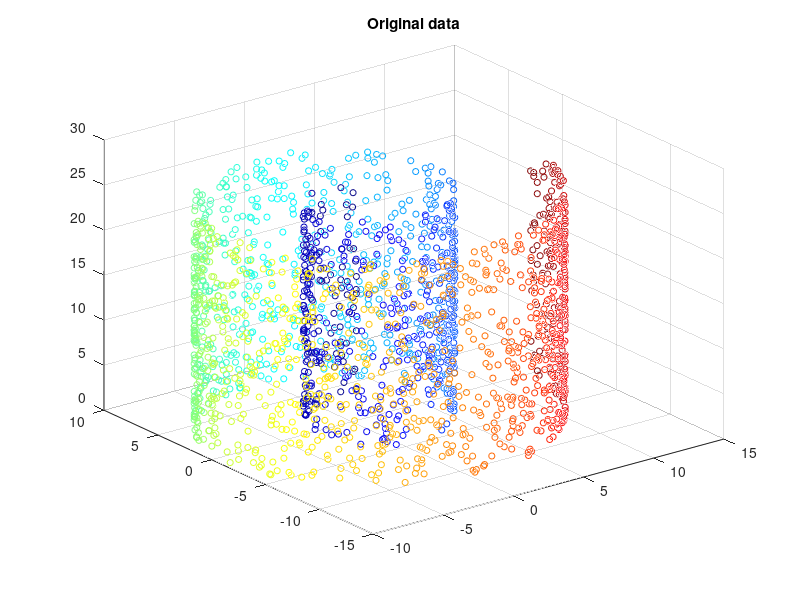
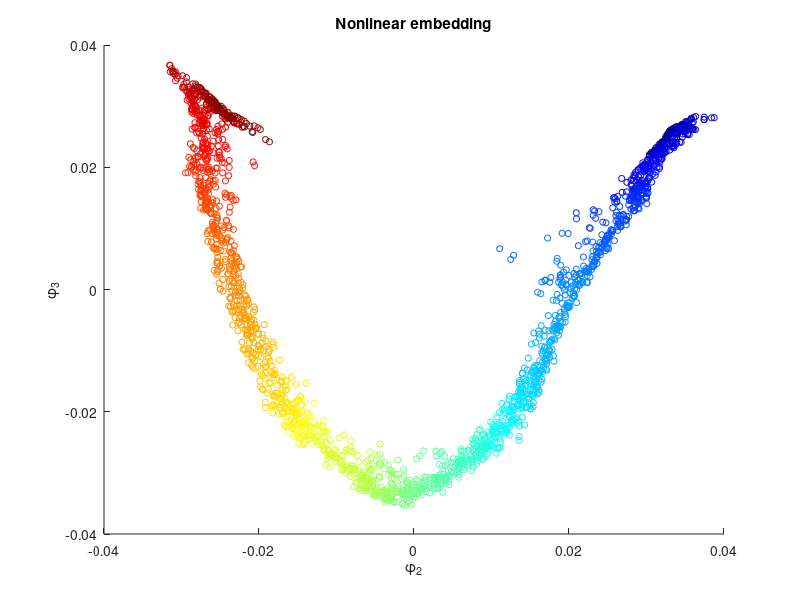
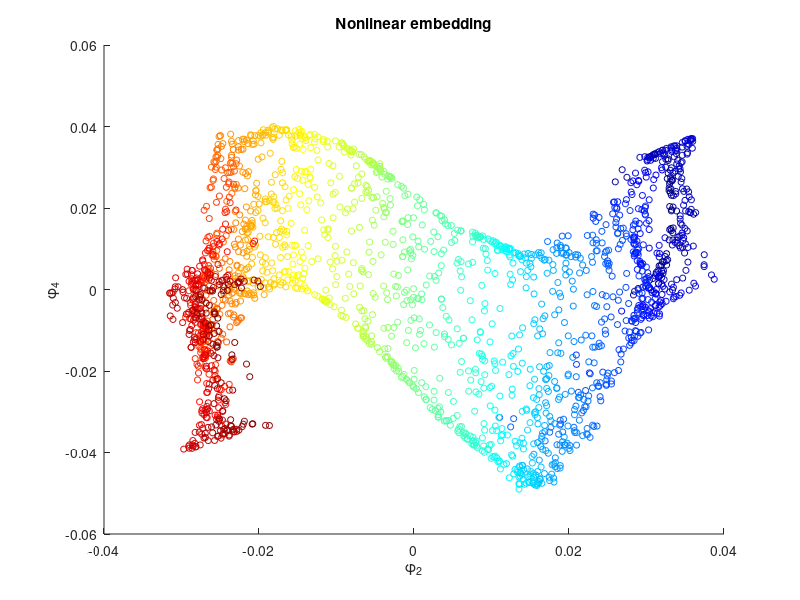
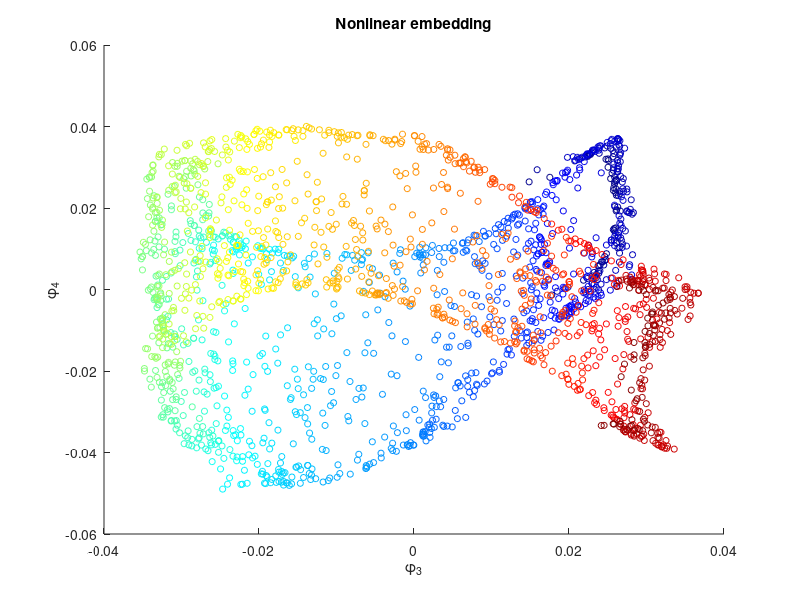

These charts were generated, in order, by the following MATLAB code:
%% create swiss roll data
N = 2^11; % number of points considered
t = rand(1,N);
t = sort(4*pi*sqrt(t))'; 

%t = sort(generateRVFromRand(2^11,@(x)1/32/pi^2*x,@(x)4*pi*sqrt(x)))';
z = 8*pi*rand(N,1); % random heights
x = (t+.1).*cos(t);
y = (t+.1).*sin(t);
data = [x,y,z]; % data of interest is in the form of a n-by-3 matrix

%% visualize the data
cmap = jet(N);
scatter3(x,y,z,20,cmap);
title('Original data');

%% Changing these values will lead to different nonlinear embeddings
knn    = ceil(0.03*N); % each patch will only look at its knn nearest neighbors in R^d
sigma2 = 100; % determines strength of connection in graph... see below

%% now let's get pairwise distance info and create graph 
m                = size(data,1);
dt               = squareform(pdist(data));
[srtdDt,srtdIdx] = sort(dt,'ascend');
dt               = srtdDt(1:knn+1,:);
nidx             = srtdIdx(1:knn+1,:);

% nz   = dt(:) > 0;
% mind = min(dt(nz));
% maxd = max(dt(nz));

% compute weights
tempW  = exp(-dt.^2/sigma2); 

% build weight matrix
i = repmat(1:m,knn+1,1);
W = sparse(i(:),double(nidx(:)),tempW(:),m,m); 
W = max(W,W'); % for undirected graph.

% The original normalized graph Laplacian, non-corrected for density
ld = diag(sum(W,2).^(-1/2));
DO = ld*W*ld;
DO = max(DO,DO');%(DO + DO')/2;

% get eigenvectors
[v,d] = eigs(DO,10,'la');

eigVecIdx = nchoosek(2:4,2);
for i = 1:size(eigVecIdx,1)
    figure,scatter(v(:,eigVecIdx(i,1)),v(:,eigVecIdx(i,2)),20,cmap)
    title('Nonlinear embedding');
    xlabel(['\phi_',num2str(eigVecIdx(i,1))]);
    ylabel(['\phi_',num2str(eigVecIdx(i,2))]);
end

figure,subplot(1,2,1)
scatter3(x,y,z,20,cmap);
title('Original data');
subplot(1,2,2)
scatter(v(:,2),v(:,4),20,cmap)
title('Nonlinear embedding')


